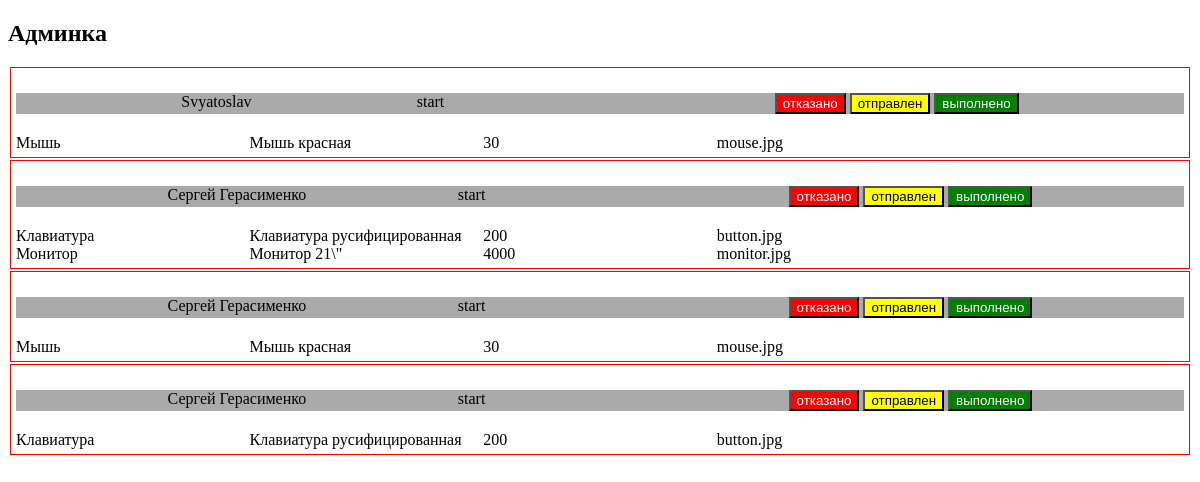
The app's page /admin.php (signed in) with its own data.
### tables this page shows
CREATE TABLE `orders` (
  `id` int(11) NOT NULL,
  `products` text NOT NULL,
  `id_user` int(11) NOT NULL,
  `status` int(11) NOT NULL,
  `date` date NOT NULL
);

CREATE TABLE `users` (
  `id` int(11) NOT NULL,
  `login` varchar(30) NOT NULL,
  `pass` varchar(50) NOT NULL,
  `name` varchar(100) NOT NULL,
  `is_admin` int(1) NOT NULL DEFAULT 0
);

CREATE TABLE `status` (
  `id` int(11) NOT NULL,
  `name` varchar(20) NOT NULL
);

### admin.php (the view, shortened to what this page needs)
<?php
include('bd.php');
$query = "SELECT orders.id, products, status, id_user, users.name as users_name, status.name as status_name, is_admin
   FROM orders JOIN users on id_user = users.id JOIN status on orders.status = status.id";
$ordersQuery = mysqli_query($link, $query);
?>
<!doctype html>
<html lang="en">
<head>
  <link rel="stylesheet" href="style.css">
</head>
<body>
<h2>Админка</h2>
<?php
while ($row = mysqli_fetch_assoc($ordersQuery)):
  $products_html = '';
  foreach (json_decode($row['products']) as $product):
    $products_html .= <<<PRODUCT
<div class="products_row">
  <div class="good">{$product->good}</div>
  <div class="description">$product->description</div>
  <div class="price">{$product->price}</div>
  <div class="good_img">{$product->good_img}</div>
</div>
PRODUCT;
  endforeach;
  echo <<<ORDERS
<div class="orders">
<div class="orders__detail orders__detail-{$row['status_name']}">
<div class="id_user">{$row['users_name']}</div>
  <div class="status" id="status_{$row['id']}">{$row['status_name']}</div>
  <div class="date">{$row['date']}</div>
  <div>
  <input
  type="button"
  value="отказано"
  class="button-status orders__button-reject"
  name="reject"
  data-id="{$row['id']}"
  data-id_status="2"
  data-button="status">
  <input
  type="button"
  value="отправлен"
  class="button-status orders__button-delivery"
  name="delivery"
  data-id="{$row['id']}"
  data-id_status="3"
  data-button="status">
  <input
  type="button"
  value="выполнено"
  class="button-status orders__button-success"
  name="success"
  data-id="{$row['id']}"
  data-id_status="4"
  data-button="status">
  </div>
  </div>
  <div class="products_table">
    $products_html
  </div>
</div>
ORDERS;
endwhile;
?>
</body>
</html>

### style.css (style rules this page uses)
.products_row { display: grid; grid-template-columns: repeat(5, 1fr); }
.orders { border: red solid 1px; margin: 2px; padding: 5px; }
.orders__detail { display: flex; justify-content: space-evenly; margin: 20px 0; }
.orders__detail-start { background: #aaaaaa; }
.orders__button-reject, .orders__detail-reject { background: red; color: white; }
.orders__button-delivery, .orders__detail-delivery { background: yellow; }
.orders__button-success, .orders__detail-success { background: green; color: white; }

### records on screen
orders: id_user.name "Svyatoslav", status.name "start", good "Мышь", description "Мышь красная", price "30", good_img "mouse.jpg"
orders: id_user.name "Сергей Герасименко", status.name "start", good "Клавиатура", description "Клавиатура русифицированная", price "200", good_img "button.jpg", good "Монитор", description "Монитор 21\\\"", price "4000", good_img "monitor.jpg"
orders: id_user.name "Сергей Герасименко", status.name "start", good "Мышь", description "Мышь красная", price "30", good_img "mouse.jpg"
orders: id_user.name "Сергей Герасименко", status.name "start", good "Клавиатура", description "Клавиатура русифицированная", price "200", good_img "button.jpg"
